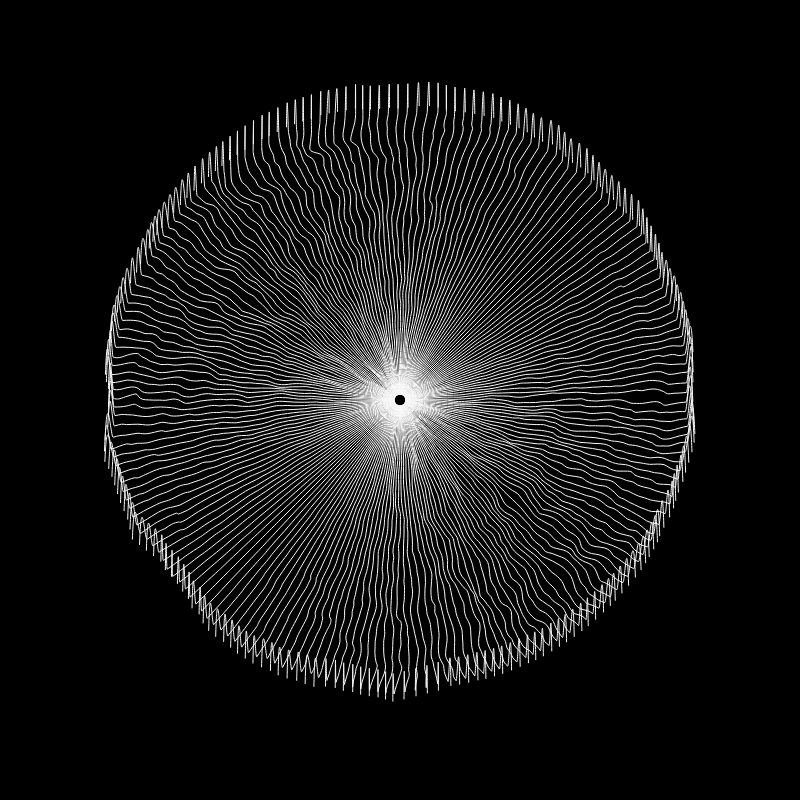
Frame 1 (no input)
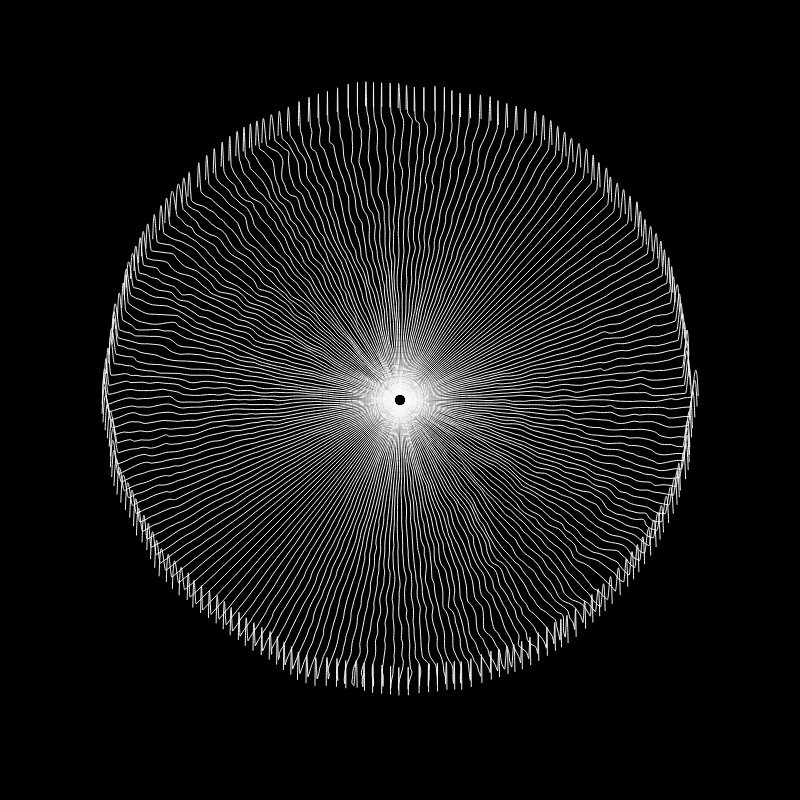
Frame 60 (no input)
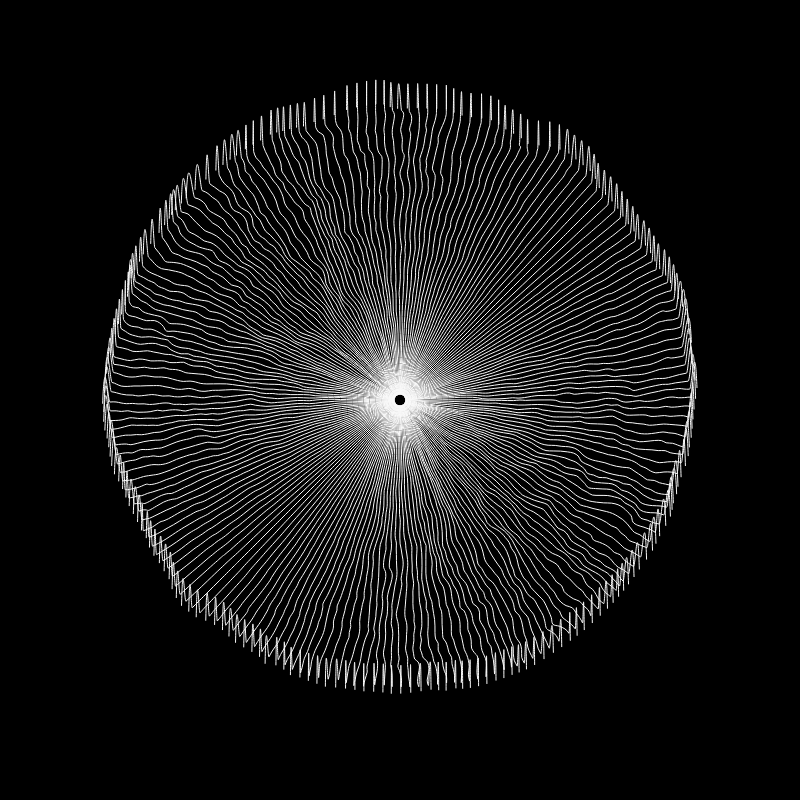
Frame 120 (the mouse pressed at the canvas centre since frame 60)

The p5.js sketch that drew these frames (run headless with seeded random() and noise() and a simulated clock; from frame 60 on, the mouse is pressed at the canvas centre):

// p5.js sketch
// ── sketch.js
function setup() {
  createCanvas(800, 800);
}

let centerX = 400
let centerY = 400
let radius = 300
let numLines = 200;
let numVertices = 50;
function draw() {
  background(0);
  noFill();
  for(l = 0; l<numLines; l++){
    beginShape()
    for(v = 0; v<numVertices; v++){
      
      
      // stroke(50,50,40)
            stroke(250)

      strokeWeight(1)
      
      var n = noise(l
                    *0.2,
                    v
                    *0.2,
                    millis()/400)
      n = map(n,0,1,-10,10)
      curveVertex(centerX + (radius/numVertices*v)
                  *cos(TWO_PI/numLines*l)+n/numVertices*v,
            centerY + (radius/numVertices*v)
                  *sin(TWO_PI/numLines*l)-n/numVertices*v)
    }
     curveVertex(centerX + (radius/numVertices*v)
                  *cos(TWO_PI/numLines*l)+n/numVertices*v,
            centerY + (radius/numVertices*v)
                  *sin(TWO_PI/numLines*l) + 350)
   
    endShape()
  }
}
